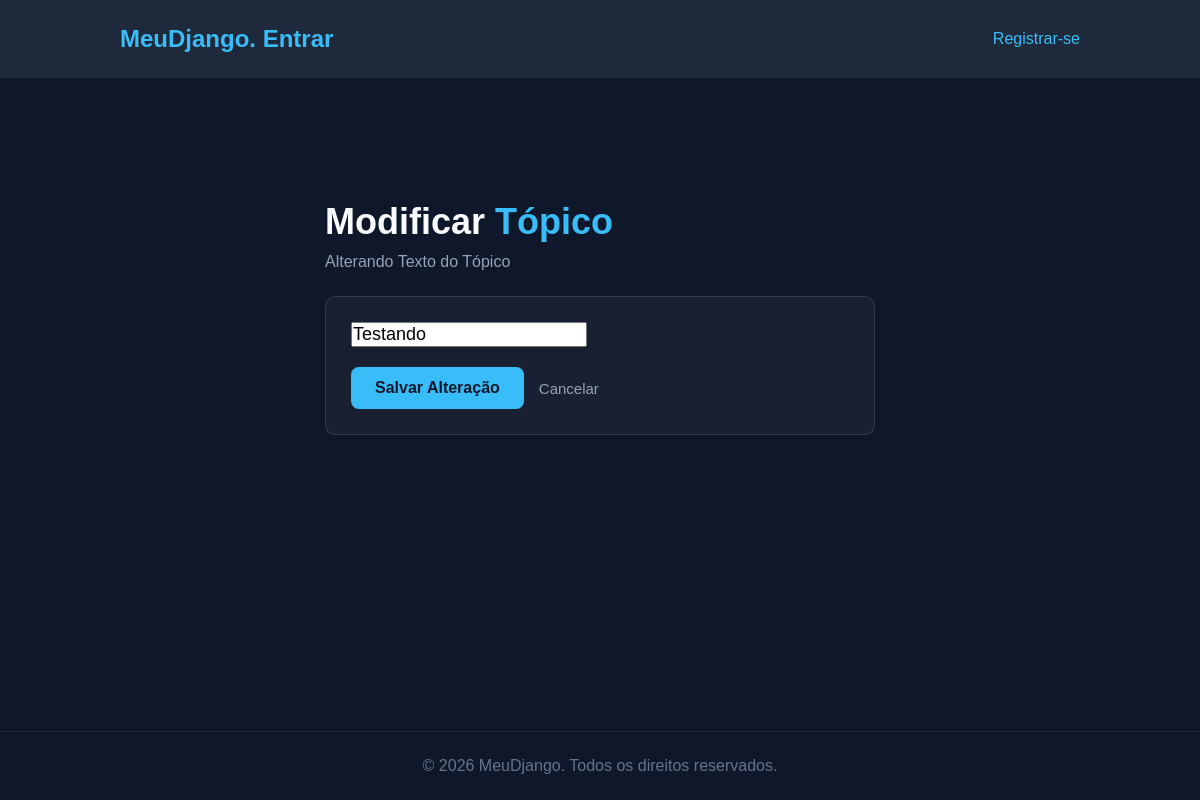
/edit_topc/2/, run on an earlier commit of the app's database.
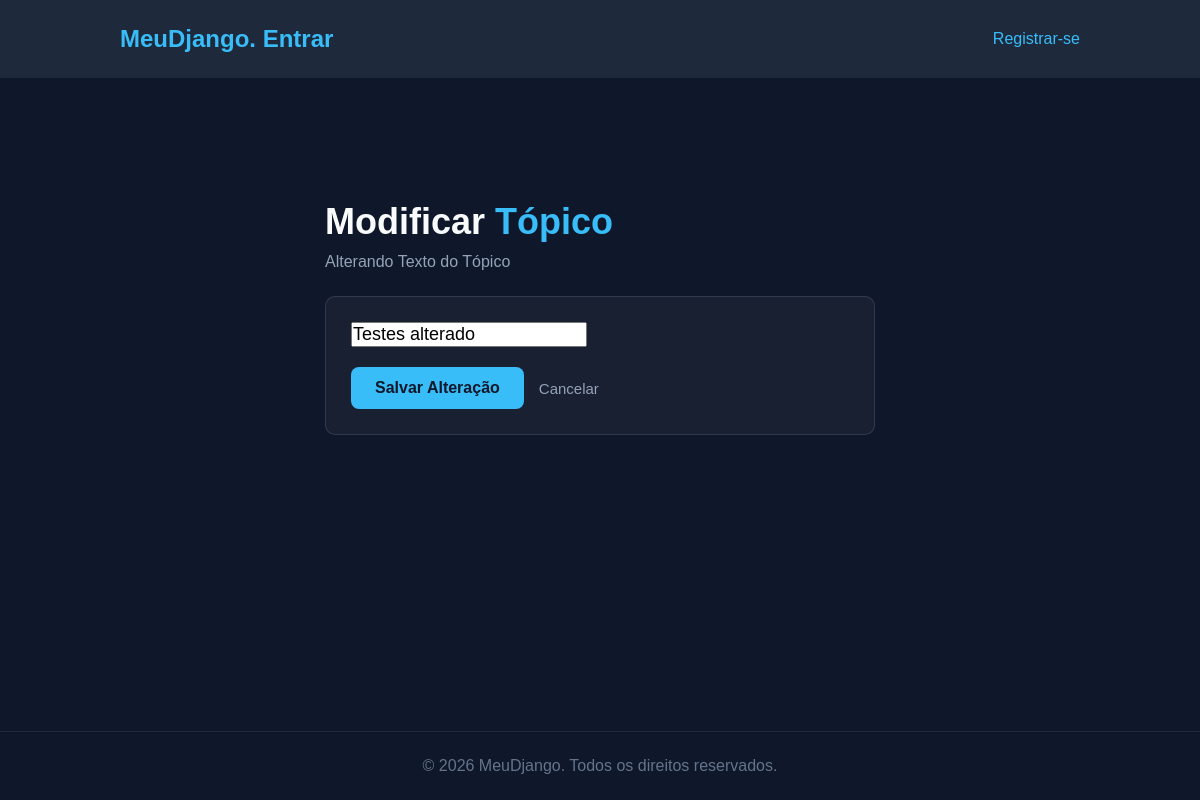
And on a later commit of the database.
### learning_logs/models.py (models this page shows, shortened)
class Topic(models.Model):
    text = models.CharField(max_length=200)
    date_added = models.DateTimeField(auto_now_add=True)

### learning_logs/views.py (the view)
# urls.py: path("edit_topc/<topic_id>/", views.edit_topic, name='edit_topic'),
def edit_topic(request, topic_id):
    topic = Topic.objects.get(id = topic_id)
    if request.method != 'POST':
        form = TopicForm(instance=topic)
    else:
        form = TopicForm(instance=topic, data=request.POST)
        if form.is_valid():
            form.save()
            return HttpResponseRedirect(reverse('topics'))
    context = {'topic': topic, 'form':form}
    return render(request, 'learning_logs/edit_topic.html', context)

### learning_logs/forms.py
class TopicForm(forms.ModelForm):
    class Meta:
        model = Topic
        fields = ['text']
        labels = {'text':''}
        widgets = {'text': forms.TextInput(attrs={
                'style': 'font-size: 18px'
                })}

### learning_logs/templates/learning_logs/edit_topic.html (shortened to what this page needs)
{% extends "learning_logs/base.html" %}
{% block content %}
<section style="
    display: flex;
    justify-content: center;
    align-items: center;
    min-height: 60vh;
    padding: 30px;
">
    <div style="width: 100%; max-width: 550px;">
        <h2 style="font-size: 36px; margin-bottom: 10px;">
            Modificar <span style="color: #38bdf8;">Tópico</span>
        </h2>
        <p style="color: #94a3b8; font-size: 16px; margin-bottom: 25px;">
            Alterando Texto do Tópico
        </p>
        <form action="{% url 'edit_topic' topic.id %}" method="post" style="
            background-color: rgba(255, 255, 255, 0.04);
            border: 1px solid rgba(148, 163, 184, 0.2);
            padding: 25px;
            border-radius: 10px;
        ">
            <div style="margin-bottom: 20px; font-size: 16px;">
                {{ form.as_p }}
            </div>
            <div style="display: flex; gap: 15px; align-items: center;">
                <button type="submit" name="submit" style="
                    background-color: #38bdf8;
                    color: #0f172a;
                    font-weight: bold;
                    padding: 12px 24px;
                    border: none;
                    border-radius: 8px;
                    cursor: pointer;
                    font-size: 16px;
                ">
                    Salvar Alteração
                </button>
                <a href="{% url 'topics' %}" style="
                    color: #94a3b8;
                    text-decoration: none;
                    font-size: 15px;
                ">
                    Cancelar
                </a>
            </div>
        </form>
    </div>
</section>
{% endblock content %}

What changed in the data, as far as the page shows it:
changed Topic: text "Testando" → "Testes alterado"
